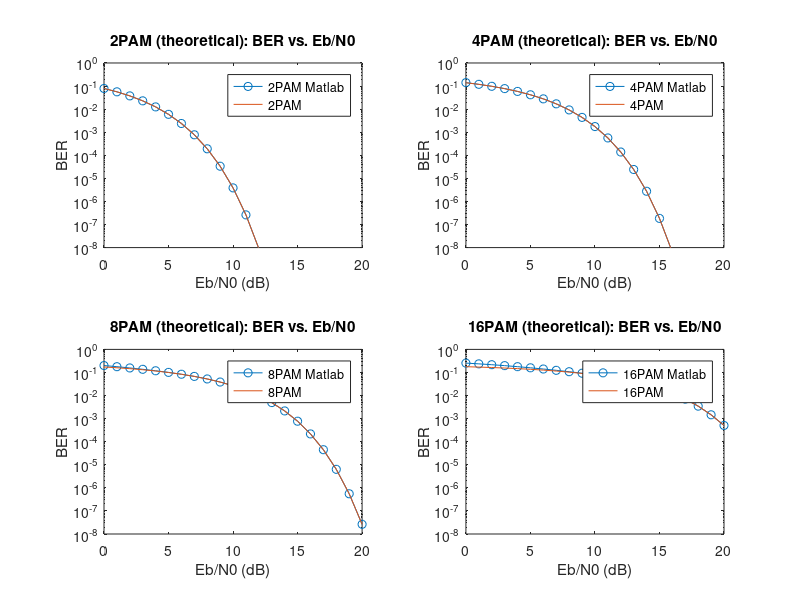
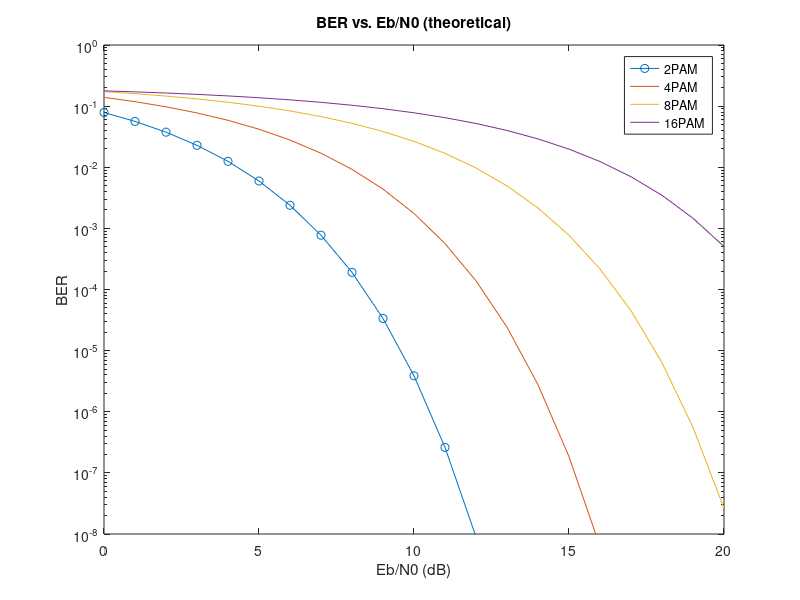

These figures' MATLAB source, in order:
clear; clc; close all;
load mpam_theo.mat

% Pbe = 2*(M-1)/M*qfunc(sqrt(6*log2(M)/(M^2-1)*EbN0)); % calculated
% Pse = 2*(M-1)/M*qfunc(sqrt(6/(M^2-1)*EsN0));

% CALCULATIONS
    EbN0 = 10.^(EbN0dB/10);

    % 2PAM
    ber1 = ber_2pam_theo; % produced by Matlab Communications Toolbox
    M = 2;
    ber2 = 2*(M-1)/M*qfunc(sqrt(6*log2(M)/(M^2-1)*EbN0))/log2(M); % calculated
    
    % 4PAM
    ber3 = ber_4pam_theo; % produced by Matlab Communications Toolbox
    M = 4;
    ber4 = 2*(M-1)/M*qfunc(sqrt(6*log2(M)/(M^2-1)*EbN0))/log2(M); % calculated
    
    % 8PAM
    ber5 = ber_8pam_theo; % produced by Matlab Communications Toolbox
    M = 8;
    ber6 = 2*(M-1)/M*qfunc(sqrt(6*log2(M)/(M^2-1)*EbN0))/log2(M); % calculated
    
    % 16PAM
    ber7 = ber_16pam_theo; % produced by Matlab Communications Toolbox
    M = 16;
    ber8 = 2*(M-1)/M*qfunc(sqrt(6*log2(M)/(M^2-1)*EbN0))/log2(M); % calculated
    
    clear M; %bits;

    
    
if(1)
% PLOTS
    % 2PAM
    figure(1);
    subplot(2,2,1);
    semilogy(EbN0dB, ber1, '-o', ...
             EbN0dB, ber2);
    axis([0 20 10^-8 10^0]);
    legend('2PAM Matlab','2PAM');
    ylabel('BER'); xlabel('Eb/N0 (dB)');
    title('2PAM (theoretical): BER vs. Eb/N0');


    % 4PAM
    % figure(2);
    subplot(2,2,2);
    semilogy(EbN0dB, ber3, '-o', ...
             EbN0dB, ber4);
    axis([0 20 10^-8 10^0]);
    legend('4PAM Matlab','4PAM');
    ylabel('BER'); xlabel('Eb/N0 (dB)');
    title('4PAM (theoretical): BER vs. Eb/N0');


    % 8PAM
    % figure(3);
    subplot(2,2,3);
    semilogy(EbN0dB, ber5, '-o', ...
             EbN0dB, ber6);
    axis([0 20 10^-8 10^0]);
    legend('8PAM Matlab','8PAM');
    ylabel('BER'); xlabel('Eb/N0 (dB)');
    title('8PAM (theoretical): BER vs. Eb/N0');


    % 16PAM
    % figure(4);
    subplot(2,2,4);
    semilogy(EbN0dB, ber7, '-o', ...
             EbN0dB, ber8);
    axis([0 20 10^-8 10^0]);
    legend('16PAM Matlab','16PAM');
    ylabel('BER'); xlabel('Eb/N0 (dB)');
    title('16PAM (theoretical): BER vs. Eb/N0');


    % All
    figure(2);
    semilogy(EbN0dB, ber2, '-o', ...
             EbN0dB, ber4, ...
             EbN0dB, ber6, ...
             EbN0dB, ber8);
%     semilogy(EbN0dB, ber1, '-o', ...
%              EbN0dB, ber3, ...
%              EbN0dB, ber5, ...
%              EbN0dB, ber7);
    axis([0 20 10^-8 10^0]);
    legend('2PAM','4PAM','8PAM','16PAM');
    ylabel('BER'); xlabel('Eb/N0 (dB)');
    title('BER vs. Eb/N0 (theoretical)');
end

%     % Test
%     figure(3);
%     semilogy(EbN0dB, ber5, '-o', ...
%              EbN0dB, ber6);
%     axis([0 20 10^-8 10^0]);
